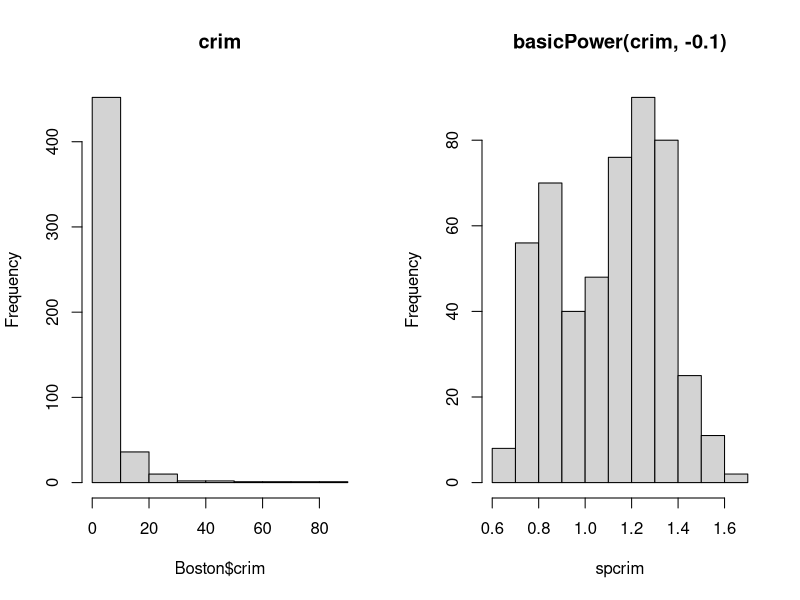

Recreate this plot in R.
data(Boston, package="MASS")
library("car")    
# scale
summary(Boston$crim)
sccrim <- scale(Boston$crim)
summary(sccrim)
# Power
op <- par(mfrow=c(1,2))
hist(Boston$crim, main="crim")
spcrim <- basicPower(Boston$crim, -0.1)  
hist(spcrim, main="basicPower(crim, -0.1)")
par(op)